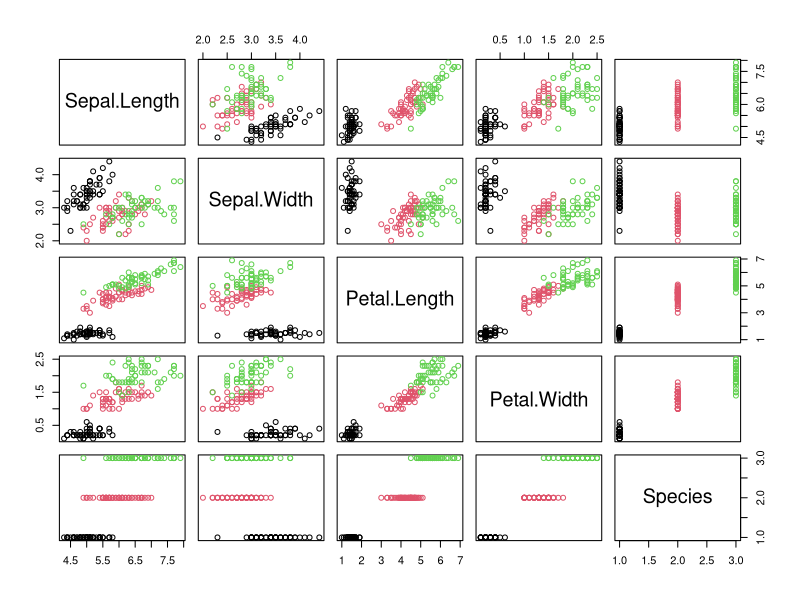
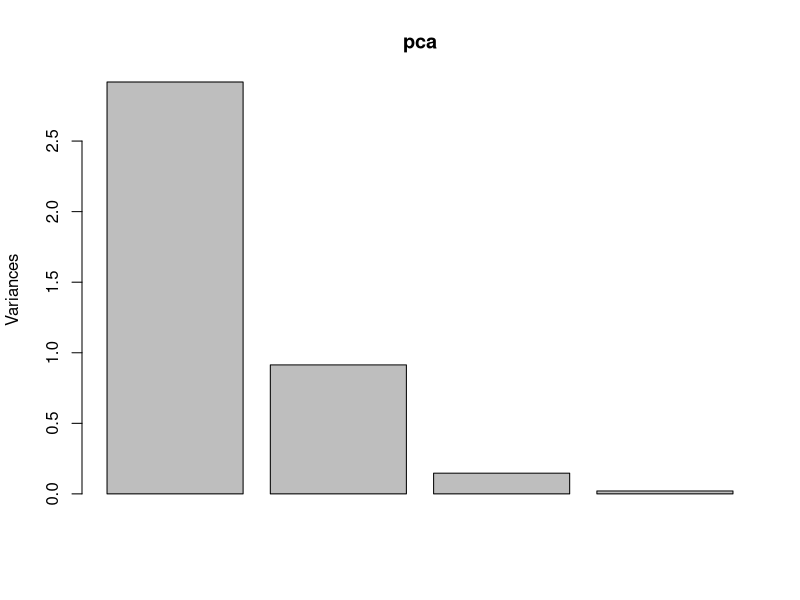
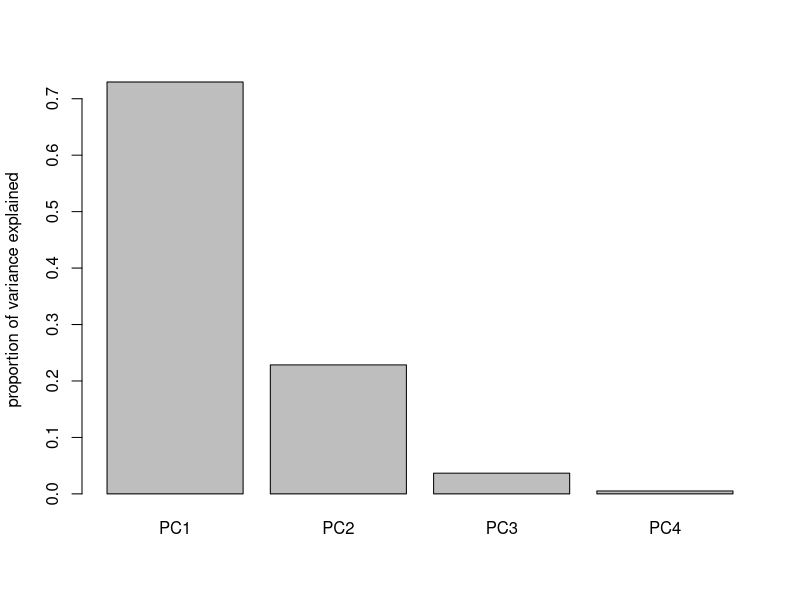
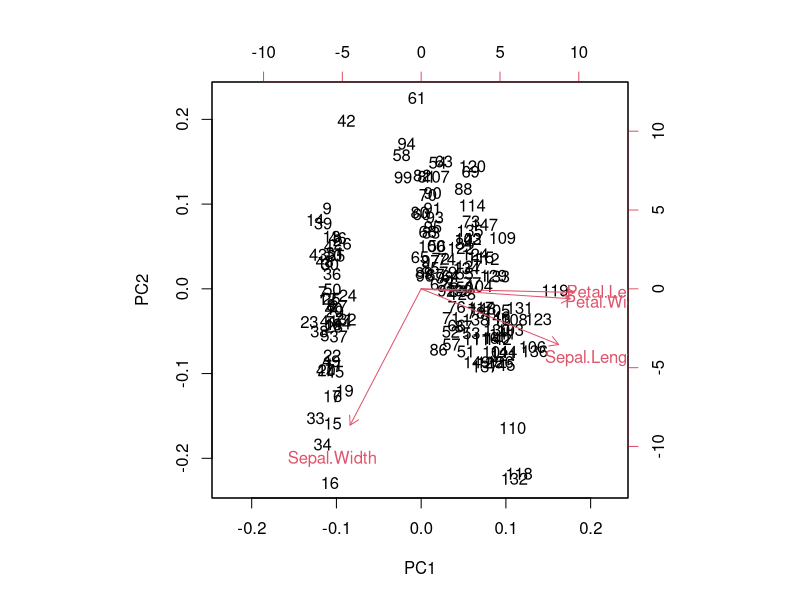
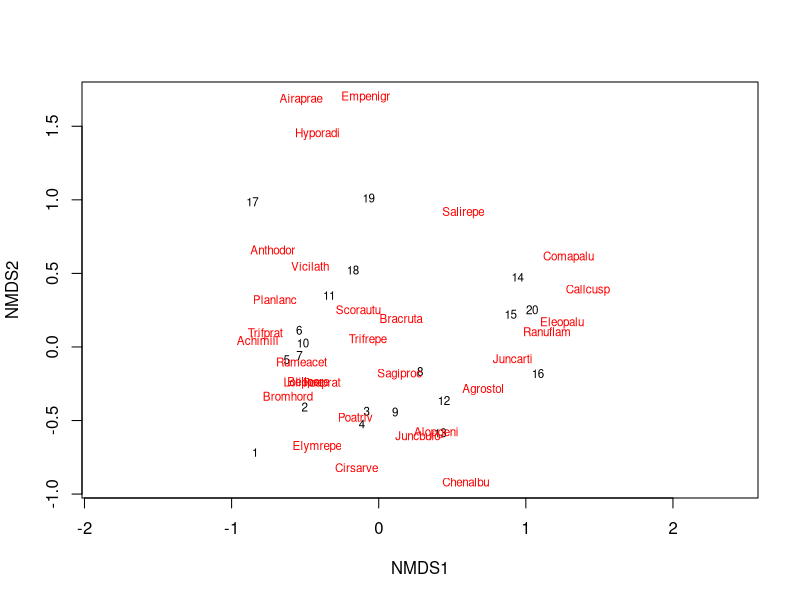
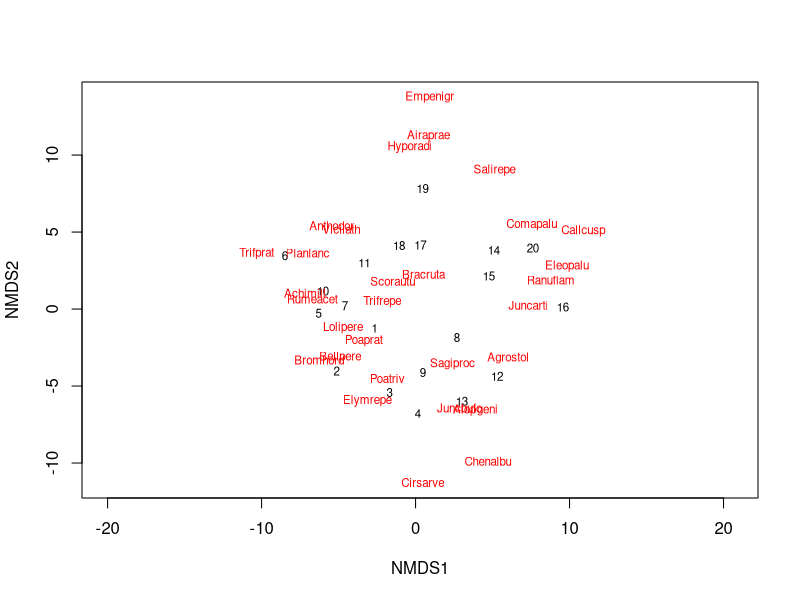
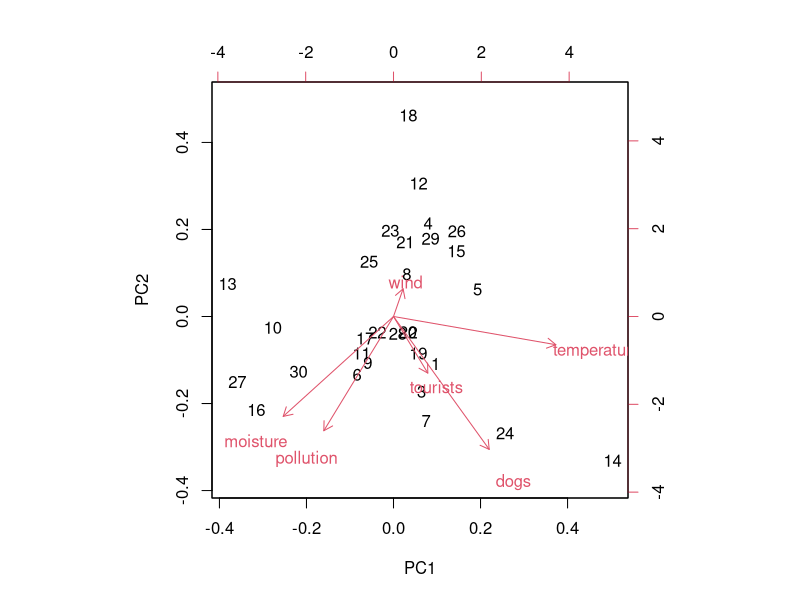
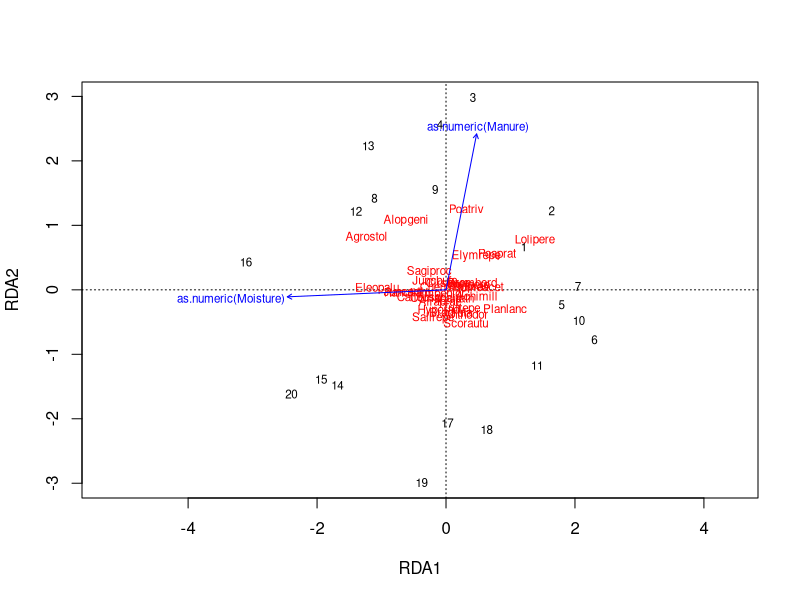

Write R code to recreate these figures, in order.
## ---- chunk 1
set.seed(42)
## ---- chunk 2
## PCA
# we use the same dataset of flower characteristics of three species of iris
pairs(iris, col = iris$Species)

head(iris)
pca = prcomp(iris[, 1:4], scale = T) # always set scale = T
# when data is very skewed --> better transform e.g. log

summary(pca)
# standard deviation^2 is variance!!!
# cum prop of PC2 is the variance that is visualized in a biplot


# plot the result
# absolute variance of each component
plot(pca) # see row1 of the summary(pca): (sd)^2 = variance

# rel variance of each component
barplot(summary(pca)$importance[2, ], 
        ylab="proportion of variance explained") # displays % of variance explained by PCs

# Biplot
biplot(pca) # displays PC1 and PC2 AND rotation (vectors) of the different variables AND observations




## distance-based approach: NMDS

library(vegan)
?vegan

# community dataset for plants in dunes (included in vegan package):

data("dune")
str(dune) # display structure of the dataset
?dune
summary(dune) # display summary of the dataset (summary statistics for each variable)

NMDS = metaMDS(dune)
# algorithm is iterative

NMDS # gives information on NMDS: distance measure, stress (should be low)
# stress of >= 0.2 = be suspicious, stress >=0.3 indicates that ordination is arbitrary
# increase Dimensions if k is too high
ordiplot(NMDS, type = "t") #"t" = text


# if we have time:
# distance measure can be changed (default is Bray-Curtis): see 
?vegdist # some recommendations there
NMDS2 = metaMDS(dune, distance="euclidean")
NMDS2 
ordiplot(NMDS2, type = "t")
## ---- chunk 3
# Why we should be careful when interpreting patterns in ordination plots
set.seed(123)

random = data.frame(pollution = rnorm(30),
                    temperature = rnorm(30),
                    moisture = rnorm(30),
                    tourists = rnorm(30),
                    wind = rnorm(30),
                    dogs = rnorm(30))
head(random)
pca = prcomp(random, scale = T)
biplot(pca)
summary(pca) # similar variance on all axes
## ---- chunk 4
# 2 multivariate datasets (abundances + environment)


## RDA
str(dune) # species composition
data("dune.env")
str(dune.env) # environmental variables

RDA = rda(dune ~ as.numeric(Manure) + as.numeric(Moisture), 
         data = dune.env)
plot(RDA)

summary(RDA)
# important part at the top
# variance explained by the two variables = prop constrained = 37.09%
# how much is explained by each RDA = see importance of components prop explained
# PCs are the unconstrained axes

# species scores = coordinates of species in the plot
# site scores = coordinates of sites in the plot
# biplot scores = coordinates of environmental variable vectors


barplot(summary(RDA)$cont$importance[2, ],  las = 2,
        col = c(rep ('red', 2), 
                rep ('black', length(summary(RDA)$cont$importance[2, ])-2)),
        ylab="proportion of variance explained") # displays % of variance explained by PCs

## ---- chunk 5
# hierarchical clustering: 

library(cluster) # clustering
library(ape) # phylogenetic analyses, here to get pretty dendrogram

# example for distance matrix
dist(iris[1:3, 1:4]) # creates a distance matrix (comparison of all possible sample pairs), 
# default method ="euclidean", but can be changed

# get Hierarchical Clustering
hc = hclust(dist(iris[, 1:4]))
plot(hc)

# for colors use package ape
plot(as.phylo(hc), tip.color = as.numeric(iris$Species)) # as.phylo converts object type "hcclust" into object type "phylo"
# change plotting type:
plot(as.phylo(hc), tip.color = as.numeric(iris$Species), type = "fan")



# lets try another clustering algorithm
data(animals)
str(animals)

# Agglomerative Nesting 
aa <- agnes(animals)
plot(aa, which.plots = 2) #which.plots: plots only plot 2
# first is banner plot...



### non-hierarchical
# kmeans 

set.seed(123) # choice of first k centers is random and depends on (random) seed
cl = kmeans(iris[, 1:4], centers = 3) # centers = number of clusters to be generated

cl$cluster
as.numeric(iris$Species)


# without the same seed you may have to exchange cluster 2 and 3 to be able to compare assignment to species with real species in the plot
temp = cl$cluster
# temp[cl$cluster==2] = 3
# temp[cl$cluster==3] = 2

temp
as.numeric(iris$Species)

# original species
pairs(iris[, 1:4], col = as.numeric(iris$Species)) 

# species found by cluster
pairs(iris[, 1:4], col = temp)

# display samples that have been assigned to the wrong species
same = as.numeric(iris$Species) == temp
pairs(iris[, 1:4], col = as.numeric(same) + 1) 
palette()
